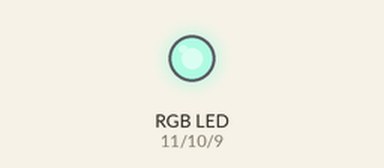
Recording of a sketch running on a simulated Arduino Uno, built with avr-gcc and run on an emulated ATmega328P. On the bench: an RGB LED mixed from three pins (HIGH = lit). Dim RGB values are drawn brighter than linear; random numbers use the default seed unless the sketch sets one.

Above: at 0.05 s.
At 4.96 s:
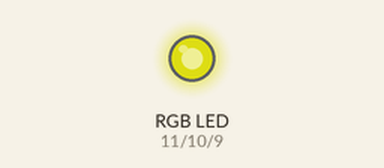
At 9.98 s:
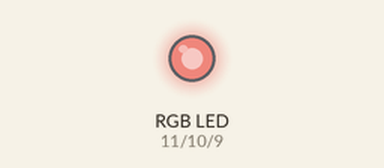
At 19.91 s:
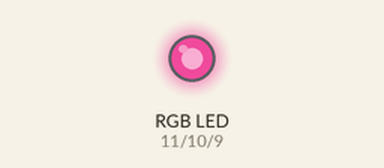
At 29.94 s:
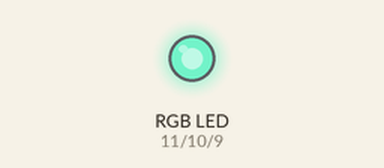
At 39.87 s:
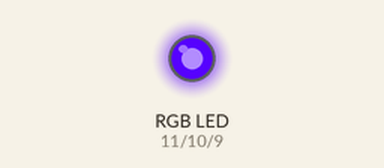
Timing chart, 0 to 40.0 s (numbered marks = the images above):
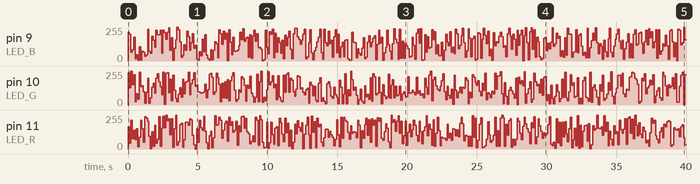

The sketch:

TankRobot_rgbLED_ex3.ino
```cpp
/*
  YAHBOOM G1 Tank Robot (ver. Arduino) : LED example Code
  - File Name : TankRobot_rgbLED_ex3.ino
  - Update : 2024.09.03 (by yangjipsa)
*/

int LED_R = 11;
int LED_G = 10;
int LED_B = 9;

void setup() { }

void loop()
{
  int r = random(0, 256); // 0부터 255 사이의 랜덤 값 생성
  int g = random(0, 256);
  int b = random(0, 256);

  color_led_pwm(r, g, b); // 랜덤 색상을 RGB LED에 적용
}

void color_led_pwm(int v_iRed, int v_iGreen, int v_iBlue)
{
  analogWrite(LED_R, v_iRed);
  analogWrite(LED_G, v_iGreen);
  analogWrite(LED_B, v_iBlue);
  delay(100); // 100ms 지연 후 색상 변경
}
```

Measured:
- by itself, pin 9 (LED_B): 0/255 → 217/255 at 0.00 s, → 200/255 0.10 s later, → 67/255 0.10 s later, → 85/255 0.10 s later, … (398 changes in this stretch)
- by itself, pin 11 (LED_R): 0/255 → 167/255 at 0.00 s, → 42/255 0.10 s later, → 216/255 0.10 s later, → 77/255 0.10 s later, … (399 changes in this stretch)
